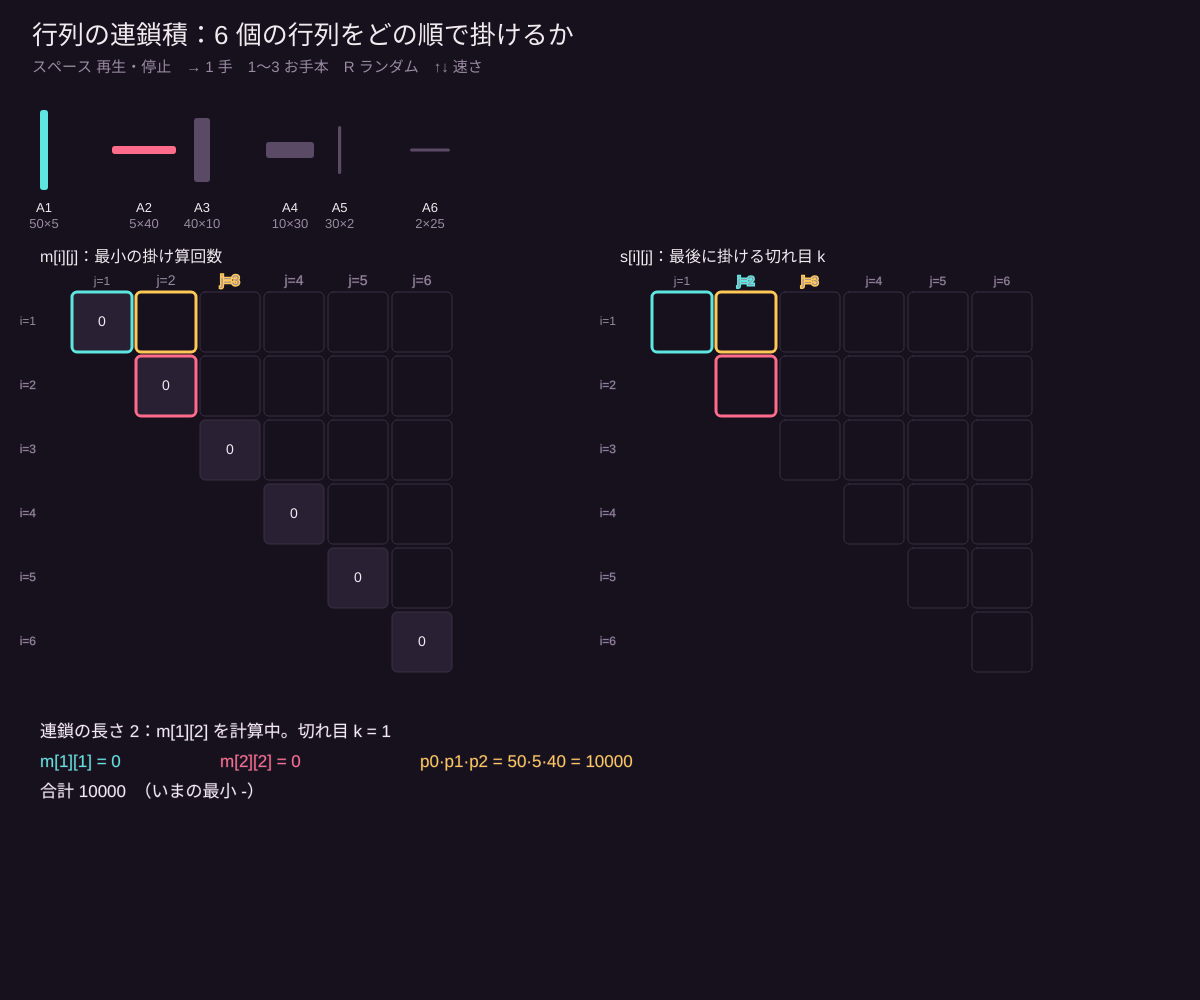
Frame 1 (no input)
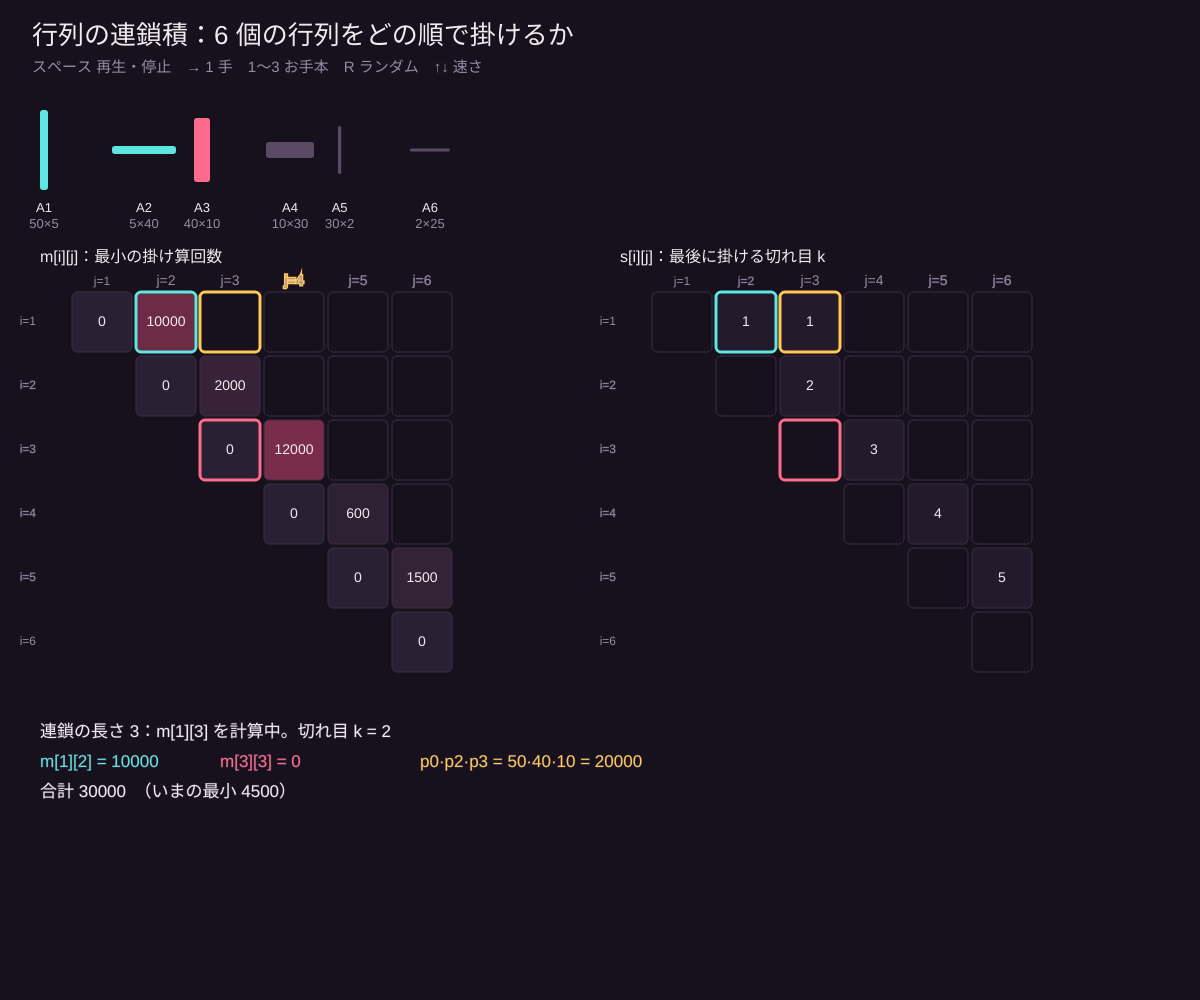
Frame 60 (no input)
Frame 120 (the mouse pressed at the canvas centre since frame 60): identical to frame 60, image omitted

The p5.js sketch that drew these frames (run headless with seeded random() and noise() and a simulated clock; from frame 60 on, the mouse is pressed at the canvas centre):

// p5.js sketch
// ── sketch.js
// ============================================
// 02 行列の連鎖積：かっこの付け方で計算量が何十倍も変わる
// A1 A2 … An を掛けるとき、どこから掛けるか（かっこの付け方）で掛け算の回数が変わる
// m[i][j] = min over k ( m[i][k] + m[k+1][j] + p[i-1]·p[k]·p[j] )　短い連鎖から順に表を埋める
// スペース = 再生・停止 / → = 1 手 / 1〜3 = お手本 / R = ランダムな行列 / ↑↓ = 速さ
// ============================================

let p = [50, 5, 40, 10, 30, 2, 25];    // ★ A1 は 50×5、A2 は 5×40 …（p[i-1]×p[i]）。最適 4,800 回、左から順だと 50,500 回
let framesPerMove = 10;                 // ★ 1 手の間のフレーム数

let n, m, s, L, I, K, best, playing = true, done = false, timer = 0;

const BG = '#16111c', PANEL = '#231a2b', FG = '#f3eaf0', MUTED = '#9a8aa3';
const RASP = '#ff6b8b', CYAN = '#5ee6e0', AMBER = '#ffc857', LIME = '#a3e635';

function setup() {
  createCanvas(windowWidth, windowHeight);
  restart();
}

function restart() {
  n = p.length - 1;
  m = []; s = [];
  for (let a = 0; a <= n + 1; a++) { m.push(new Array(n + 2).fill(null)); s.push(new Array(n + 2).fill(null)); }
  for (let a = 1; a <= n; a++) m[a][a] = 0;
  L = 2; I = 1; K = 1; best = Infinity; done = n < 2;
}

function advance() {
  if (done) return;
  let J = I + L - 1;
  let q = m[I][K] + m[K + 1][J] + p[I - 1] * p[K] * p[J];
  if (q < best) { best = q; s[I][J] = K; }
  K++;
  if (K >= J) {
    m[I][J] = best; best = Infinity;
    I++;
    if (I > n - L + 1) { L++; I = 1; }
    if (L > n) { done = true; return; }
    K = I;
  }
}

function draw() {
  background(BG);
  if (playing && !done && ++timer >= framesPerMove) { timer = 0; advance(); }

  noStroke(); fill(FG); textAlign(LEFT, TOP); textSize(26);
  text(`行列の連鎖積：${n} 個の行列をどの順で掛けるか`, 32, 24);
  fill(MUTED); textSize(15);
  text('スペース 再生・停止　→ 1 手　1〜3 お手本　R ランダム　↑↓ 速さ', 32, 60);

  drawMatrices(100);

  let cell = min(64, (width / 2 - 80) / n, (height - 470) / n);
  let gy = 290;
  drawTable(m, 40, gy, cell, 'm[i][j]：最小の掛け算回数', true);
  drawTable(s, width / 2 + 20, gy, cell, 's[i][j]：最後に掛ける切れ目 k', false);

  let ty = gy + cell * n + 50;
  textAlign(LEFT, TOP); textSize(17);
  if (!done) {
    let J = I + L - 1;
    fill(FG);
    text(`連鎖の長さ ${L}：m[${I}][${J}] を計算中。切れ目 k = ${K}`, 40, ty);
    fill(CYAN); text(`m[${I}][${K}] = ${m[I][K]}`, 40, ty + 30);
    fill(RASP); text(`m[${K + 1}][${J}] = ${m[K + 1][J]}`, 220, ty + 30);
    fill(AMBER); text(`p${I - 1}·p${K}·p${J} = ${p[I - 1]}·${p[K]}·${p[J]} = ${p[I - 1] * p[K] * p[J]}`, 420, ty + 30);
    fill(FG); text(`合計 ${m[I][K] + m[K + 1][J] + p[I - 1] * p[K] * p[J]}　（いまの最小 ${best === Infinity ? '-' : best}）`, 40, ty + 60);
  } else if (n >= 2) {
    fill(LIME); textSize(22);
    text(`最適なかっこ付け：${paren(1, n)}`, 40, ty);
    fill(FG); textSize(17);
    text(`掛け算 ${m[1][n].toLocaleString()} 回　（左から順に掛けると ${leftToRight().toLocaleString()} 回）`, 40, ty + 36);
  }
}

function paren(a, b) {
  if (a === b) return `A${a}`;
  return `(${paren(a, s[a][b])} ${paren(s[a][b] + 1, b)})`;
}

function leftToRight() {
  let total = 0, rows = p[0];
  for (let k = 1; k < n; k++) total += rows * p[k] * p[k + 1];
  return total;
}

function drawMatrices(y) {
  let mx = max(...p);
  let sc = min(1.6, 90 / mx);
  let x = 40;
  let J = I + L - 1;
  for (let a = 1; a <= n; a++) {
    let h = p[a - 1] * sc, w = p[a] * sc;
    let inRange = !done && a >= I && a <= J;
    noStroke(); fill(inRange ? (a <= K ? CYAN : RASP) : '#5a4a66');
    rect(x, y + (100 - h) / 2, w, h, 3);
    fill(FG); textSize(13); textAlign(CENTER, TOP);
    text(`A${a}`, x + w / 2, y + 102);
    fill(MUTED); text(`${p[a - 1]}×${p[a]}`, x + w / 2, y + 118);
    x += max(w, 54) + 18;
  }
}

function drawTable(T, x0, y0, cell, title, isM) {
  noStroke(); fill(FG); textSize(16); textAlign(LEFT, BOTTOM);
  text(title, x0, y0 - 24);
  let J = I + L - 1;
  let vals = [];
  for (let a = 1; a <= n; a++) for (let b = a; b <= n; b++) if (m[a][b] !== null) vals.push(m[a][b]);
  let vmax = max(1, ...vals);
  for (let a = 1; a <= n; a++) {
    fill(MUTED); textSize(12); textAlign(RIGHT, CENTER); text(`i=${a}`, x0 - 4 + 0, y0 + (a - 1) * cell + cell / 2);
    for (let b = 1; b <= n; b++) {
      if (a === 1) { fill(MUTED); textAlign(CENTER, BOTTOM); text(`j=${b}`, x0 + 30 + (b - 1) * cell + cell / 2, y0 - 2); }
      if (b < a) continue;
      let x = x0 + 30 + (b - 1) * cell, y = y0 + (a - 1) * cell;
      let v = T[a][b];
      let hl = null;
      if (!done) {
        if (a === I && b === J) hl = AMBER;
        else if (a === I && b === K) hl = CYAN;
        else if (a === K + 1 && b === J) hl = RASP;
      }
      stroke(hl || '#3a2f44'); strokeWeight(hl ? 3 : 1);
      if (v === null || (!isM && a === b)) fill(BG);
      else if (isM) fill(lerpColor(color('#2a2033'), color('#7a2d4a'), v / vmax));
      else fill(PANEL);
      rect(x + 2, y + 2, cell - 4, cell - 4, 5);
      if (v !== null && !(!isM && a === b)) {
        noStroke(); fill(FG); textAlign(CENTER, CENTER); textSize(min(14, cell * 0.24));
        text(v, x + cell / 2, y + cell / 2);
      }
    }
  }
}

function keyPressed() {
  if (key === ' ') playing = !playing;
  if (key === RIGHT_ARROW) advance();
  if (key === UP_ARROW) framesPerMove = max(1, framesPerMove - 3);
  if (key === DOWN_ARROW) framesPerMove = min(40, framesPerMove + 3);
  if (key === '1') { p = [50, 5, 40, 10, 30, 2, 25]; restart(); }
  if (key === '2') { p = [20, 2, 30, 12]; restart(); }         // 3 個だけ：(A1 A2) A3 は 8,400 回、A1 (A2 A3) は 1,200 回
  if (key === '3') { p = [8, 12, 4, 15, 6, 40, 9, 18]; restart(); }
  if (key === 'r' || key === 'R') {
    let k = floor(random(3, 9));
    p = []; for (let a = 0; a <= k; a++) p.push(floor(random(2, 12)) * 5);
    restart(); playing = true;
  }
}

function mousePressed() { playing = !playing; }
function windowResized() { resizeCanvas(windowWidth, windowHeight); }
